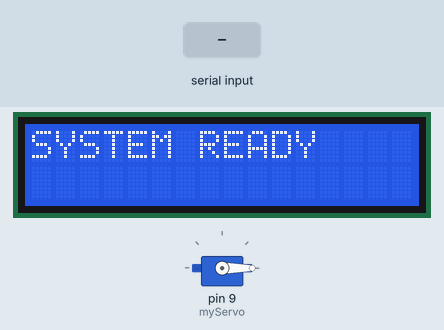
Bench run of a sketch on a simulated Arduino Uno, built with avr-gcc and run on an emulated ATmega328P. Shown: servo, 16×2 character LCD. The test bench sets the inputs (shaded band).

Above: at 1.2 s.
1.3 s: "O:\n" received over Serial
At 2.0 s:
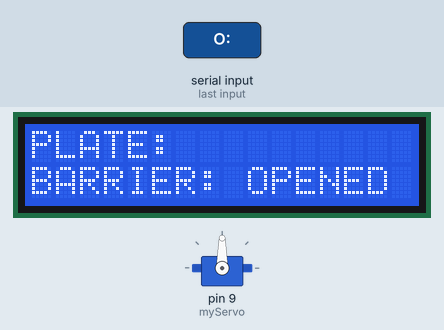
2.8 s: "C\n" received over Serial
At 3.6 s:
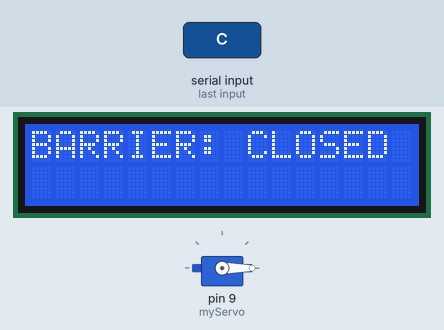
Timing chart, 0 to 5.8 s (numbered marks = the images above; inputs shaded):
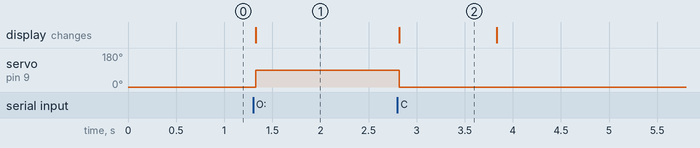

Measured:
- after the input at 1.3 s, servo on pin 9 (myServo): 0° → 90° at once; the display: changes at once (image 1)
- after the input at 2.8 s, servo on pin 9 (myServo): 90° → 0° at once; the display: changes at once (image 2)
- what the display in image 2 shows lasts 1.0 s, from 2.8 s to 3.8 s

The sketch:

arduino.ino
```cpp
#include <Servo.h>
#include <Wire.h>
#include <LiquidCrystal_I2C.h>

LiquidCrystal_I2C lcd(0x27, 16, 2);
Servo myServo;

void setup() {
  Serial.begin(9600);
  myServo.attach(9);
  myServo.write(0); // Đóng ban đầu

  lcd.init();
  lcd.backlight();
  lcd.print("SYSTEM READY");
}

void loop() {
  if (Serial.available() > 0) {
    String data = Serial.readStringUntil('\n'); // Đọc cả dòng

    if (data.startsWith("O:")) {
      String plate = data.substring(2); // Cắt lấy phần biển số
      myServo.write(90); // Mở barrier

      lcd.clear();
      lcd.setCursor(0, 0);
      lcd.print("PLATE: " + plate);
      lcd.setCursor(0, 1);
      lcd.print("BARRIER: OPENED");
    }
    else if (data == "C") {
      myServo.write(0); // Đóng barrier

      lcd.clear();
      lcd.print("BARRIER: CLOSED");
      delay(1000);
      lcd.clear();
      lcd.print("SYSTEM READY");
    }
  }
}
```
